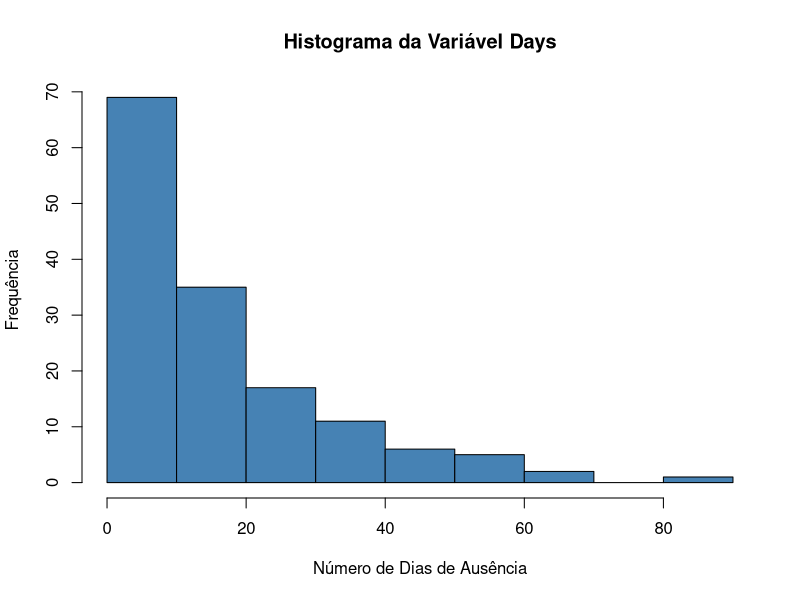
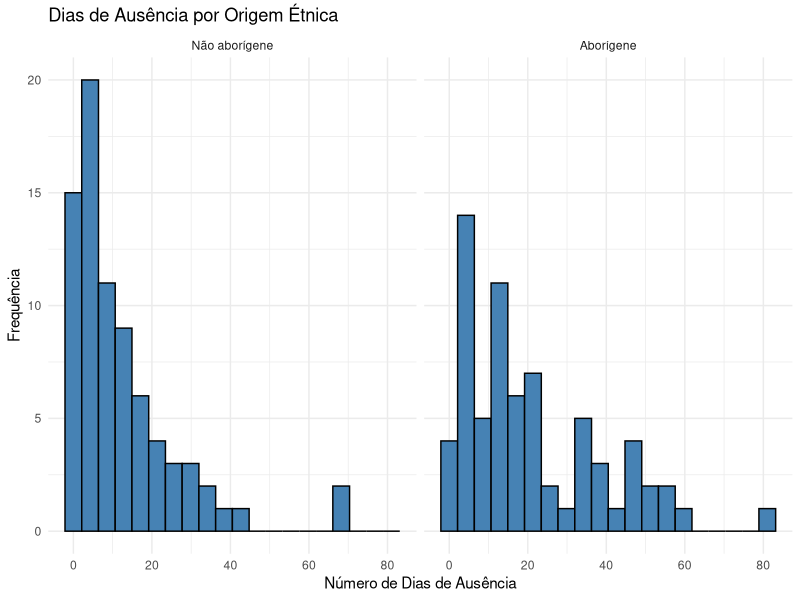
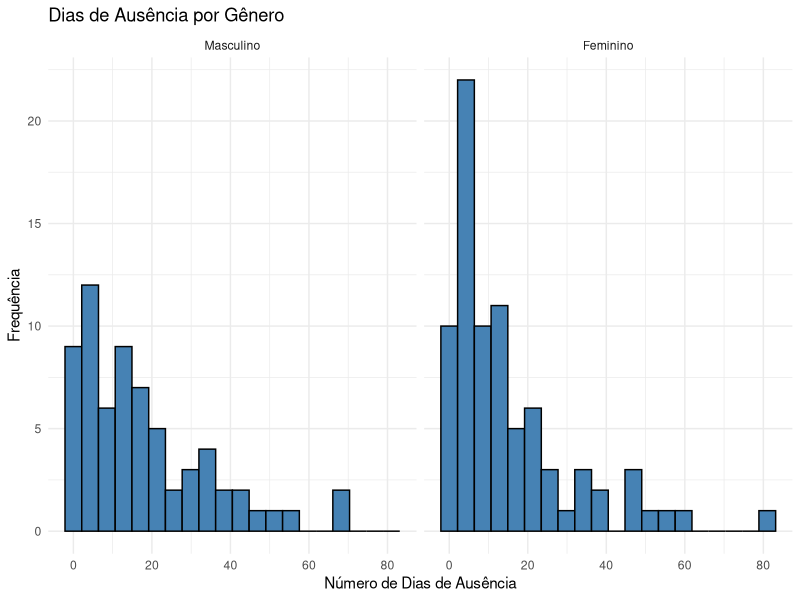
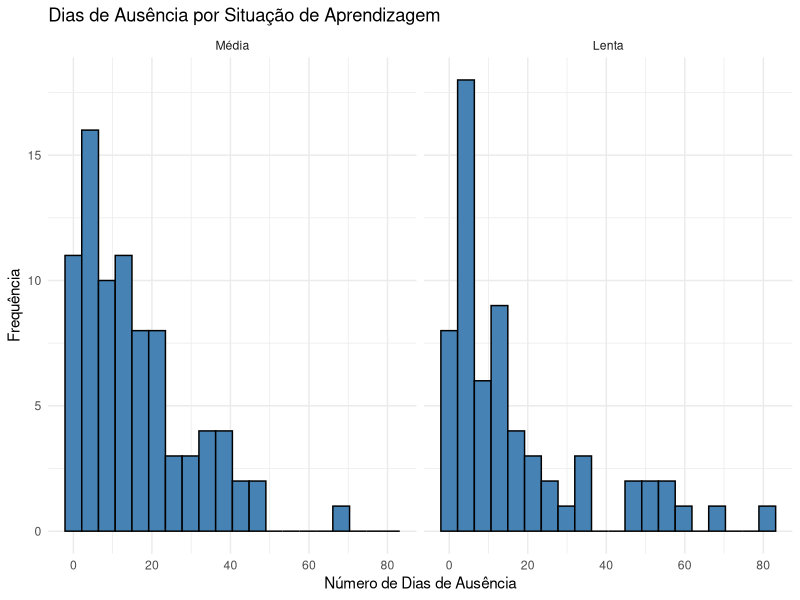
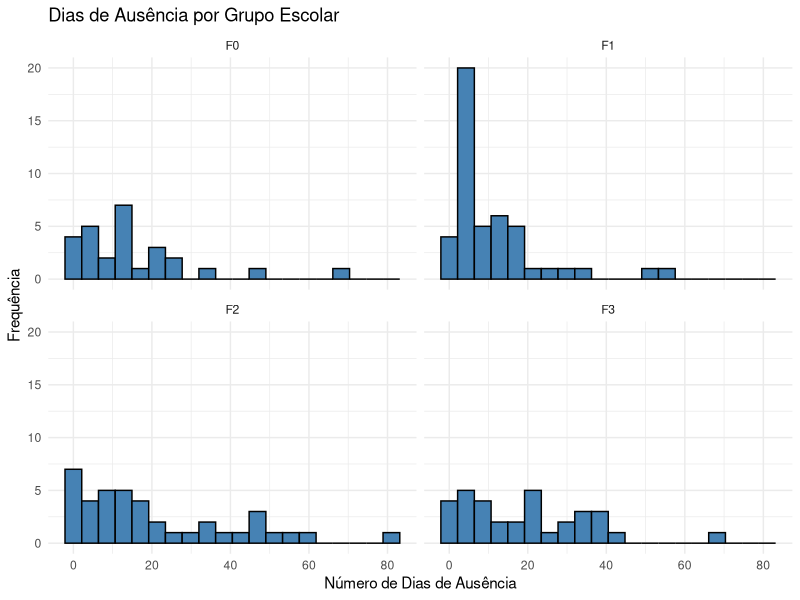
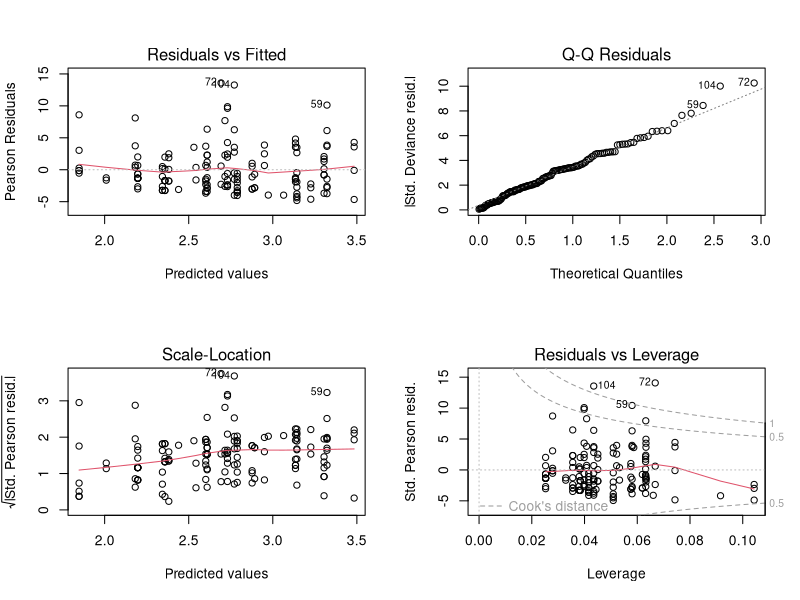
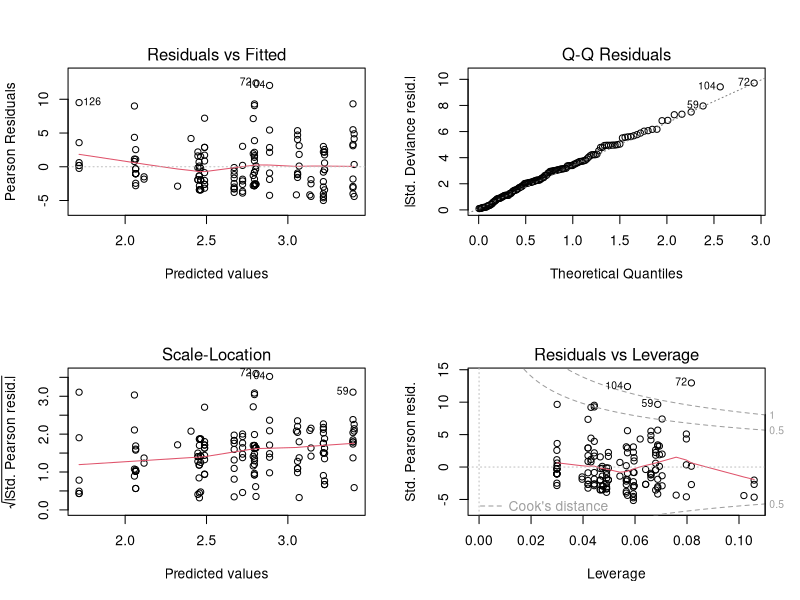
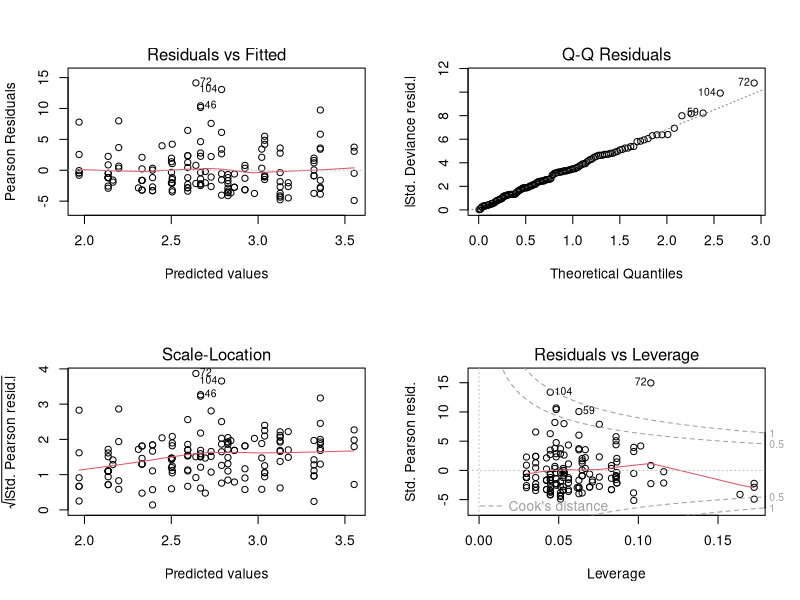

Here is the R script that generated these plots, in order: (Note: this script raises an error after producing the figures.)
# avaliacao 1 - Regressão 2

# Ana Rosa

rm(list=ls())
library(MASS)
library(ggplot2)
library(dplyr)

# Seção A
# pegando dados quine do pacote MASS

data("quine")
df_quine <- quine
head(df_quine)

# valores nulos, ausentes

sum(is.na(df_quine))

table(df_quine$Eth)
table(df_quine$Sex)
table(df_quine$Age)
table(df_quine$Lrn)

# aplicando encoding na variavel ordinal Age
df_quine$Age <- relevel(factor(df_quine$Age,
                               levels = c("F0","F1","F2","F3")), 
                        ref = "F0")

# categorias de referencia

df_quine$Eth <- relevel(factor(df_quine$Eth), ref = "N")
df_quine$Sex <- relevel(factor(df_quine$Sex), ref = "M")
df_quine$Lrn <- relevel(factor(df_quine$Lrn), ref = "AL")

# Seção B

# tabela days
summary(df_quine$Days)

# frequencia de Days
table(df_quine$Days)

# distribuicao de Days

hist(
  df_quine$Days,
  main = "Histograma da Variável Days",
  xlab = "Número de Dias de Ausência",
  ylab = "Frequência",
  col = "steelblue",
  border = "black"
)

# proporcao de zeros de Days
prop_zeros <- count(df_quine[df_quine$Days == 0,])*100/length(df_quine$Days)
paste0("A proporção de zeros da tabela é ", round(prop_zeros,3), "%")

# funcao para retornar histograma por níveis de variáveis e estatísticas

analise_nivel <- function(coluna, niveis, nome_coluna){
  var <- rlang::sym(coluna)
  plot <- ggplot(df_quine, aes(x = Days)) +
    geom_histogram(
      bins = 20,
      fill = "steelblue",
      color = "black"
    ) +
    facet_wrap(facets = rlang::as_name(var), 
               labeller = as_labeller(niveis)
    )+
    labs(
      title = paste0("Dias de Ausência por ",nome_coluna),
      x = "Número de Dias de Ausência",
      y = "Frequência"
    ) +
    theme_minimal()
  
  estats <- df_quine %>%
    group_by(!!var) %>%
    summarise(
      Mediana = median(Days),
      Media = mean(Days),
      Variancia = var(Days),
      Tamanho = n()
    )
  print(estats)
  return(plot)
}

# distribuicao de Days por Níveis de Eth

analise_nivel("Eth",niveis=c(A = "Aborígene",N = "Não aborígene"), nome_coluna = "Origem Étnica")

# distribuicao de Days por Níveis de Sex

analise_nivel("Sex",niveis=c(F = "Feminino",M = "Masculino"), nome_coluna = "Gênero")

# distribuicao de Days por Níveis de Lrn

analise_nivel("Lrn",niveis=c(AL = "Média",SL = "Lenta"), nome_coluna = "Situação de Aprendizagem")

# distribuicao de Days por Níveis de Age

analise_nivel("Age",niveis=c(F0 = "F0",F1 = "F1",F2 = "F2",F3 = "F3"), nome_coluna = "Grupo Escolar")

# seção D

formula_m0 <- as.formula(
  "Days ~ 1"
)

formula_m1 <- as.formula(
  "Days ~ Eth + Sex + Age + Lrn"
)
formula_m2 <- as.formula(
  "Days ~ Eth + Sex + Age + Lrn + Eth*Sex"
)
formula_m3 <- as.formula(
  "Days ~ Eth + Sex + Age + Lrn + Age*Lrn"
)
formula_m4 <- as.formula(
  "Days ~ Eth + Sex + Age + Lrn + Eth*Age + Age*Lrn"
)

ajuste_m0 <- glm(
  formula = formula_m0,
  family=poisson(link="log"),
  data = df_quine
)

ajuste_m1 <- glm(
  formula = formula_m1,
  family=poisson(link="log"),
  data = df_quine
)
summary(ajuste_m1)

ajuste_m2 <- glm(
  formula = formula_m2,
  family=poisson(link="log"),
  data = df_quine
)
summary(ajuste_m2)

ajuste_m3 <- glm(
  formula = formula_m3,
  family=poisson(link="log"),
  data = df_quine
)
summary(ajuste_m3)

ajuste_m4 <- glm(
  formula = formula_m4,
  family=poisson(link="log"),
  data = df_quine
)
summary(ajuste_m4)

# estimativas do modelo m1
coeficientes <- summary(ajuste_m1)$coefficients
coeficientes
estimativas <- coeficientes[,1]
erro_padrao <- coeficientes[,2]


tabela_estim <- cbind(coeficiente = estimativas, erro_padrao = erro_padrao, confint(ajuste_m1),
      exp(cbind(estimativa = coef(ajuste_m1), confint(ajuste_m1))),
      pvalor = coeficientes[,4])

tabela_estim

for (i in 1:nrow(tabela_estim)) {
  cat(rownames(tabela_estim)[i], " & ",
      paste(round(tabela_estim[i, ], 4), collapse = " & "),
      " \\\\\n", sep = "")
}

anova(ajuste_m1, test = "Chisq")
anova(ajuste_m1, test = "LRT")

variaveis <- colnames(df_quine)[seq(1:4)]
for (variavel in variaveis){
  modelo_reduzido <- update(
    ajuste_m1,
    as.formula(paste(". ~ . -", variavel))
  )
  print(paste("Testando significancia global da variavel: ",variavel))
  print(anova(modelo_reduzido, ajuste_m1, test = "LRT"))
}

anova(modelo_reduzido, ajuste_m1, test = "LRT")

# verificando significancia da interacao origem etnica x genero

anova(ajuste_m1, ajuste_m2, test="LRT")

# verificando significancia da interacao grupo escolar x situacao de aprendizagem

anova(ajuste_m1, ajuste_m3, test="LRT")

# verificando significancia das interacoes origem etnica x grupo escolar e grupo escolar x aprendizagem

anova(ajuste_m1, ajuste_m4, test="LRT")

# vendo significancia de cada interacao
# sem a interação etnia x grupo escolar
m4_sem_interacao1 <- update(
  ajuste_m4,
  . ~ . - Eth*Age
)

# sem a interação grupo escolar x aprendizagem
m4_sem_interacao2 <- update(
  ajuste_m4,
  . ~ . - Age * Lrn
)

anova(m4_sem_interacao1, ajuste_m4, test = "LRT")

anova(m4_sem_interacao2, ajuste_m4, test = "LRT")


# AIC 

tabela_selecao <- data.frame(
  Modelo = c("M0","M1","M2","M3","M4"),
  AIC = c(AIC(ajuste_m0),AIC(ajuste_m1),AIC(ajuste_m2),AIC(ajuste_m3),AIC(ajuste_m4))
)
aic_min = min(tabela_selecao$AIC)
tabela_selecao$AIC_j = tabela_selecao$AIC - aic_min
tabela_selecao$pesos_akaike = exp(-tabela_selecao$AIC_j/2)/(sum(exp(-tabela_selecao$AIC_j/2)))
tabela_selecao

# plots dos ajustes

par(mfrow = c(2,2))
plot(ajuste_m1)
plot(ajuste_m2)
plot(ajuste_m3)
plot(ajuste_m4)



r_dev <-residuals(ajuste_m4, type = "deviance")
r_pear <-residuals(ajuste_m4, type = "pearson")
mu_hat <-fitted(ajuste_m4)
phi_P <-sum(r_pear^2) / df.residual(ajuste_m4)
phi_P
plot(ajuste_m4)

par(mfrow=c(1,1))
plot(mu_hat, r_dev, xlab = "Valores ajustados",
     ylab = "Residuos de desvio")
abline(h = 0, lty = 2)


set.seed(1234)
F_inf <-ppois(df_quine$Days - 1, lambda = mu_hat)
F_sup <-ppois(df_quine$Days, lambda = mu_hat)
u <-runif(nrow(df_quine), F_inf, F_sup)
r_q <-qnorm(u)
par(mfrow=c(1,3))
qqnorm(r_q)
qqline(r_q, col = 2, lwd = 2)
plot(mu_hat, r_q, xlab = "Valores ajustados",
     ylab = "Residuos quantilicos")
abline(h = 0, lty = 2)

fit.model = ajuste_m4
X <-model.matrix(fit.model)
n <-nrow(X)
p <-ncol(X)
w <-fit.model$weights
W <-diag(w)
# erro aqui no H, falta de uma combinacao entre age e lrn
H <-solve(t(X)%*%W%*%X)
H <-sqrt(W)%*%X%*%H%*%t(X)%*%sqrt(W)
h <-diag(H)
ts <-resid(fit.model,type="pearson")*sqrt(1/(1-h))
td <-resid(fit.model,type="deviance")*sqrt(1/(1-h))
di <-(h/(1-h))*(ts^2)

plot(di,xlab="Indice", ylab="Distancia de Cook", pch=16, ylim=c(0,3), type="h")
cut = mean(di) + 4*sd(di)
abline(cut,0,lty=2,col="red")


# erro com o modelo m4
table(df_quine$Eth, df_quine$Age)
table(df_quine$Lrn, df_quine$Age)

# era uma interação entre age e lrn que esta com frequencia zero

alias(ajuste_m4)

# vendo se removendo a interação age e lrn melhora

formula_m4_corrigida <- Days ~ Eth + Sex + Age + Lrn + Eth*Age

ajuste_m4_corrigido <- glm(
  formula_m4_corrigida,
  family = poisson(link = "log"),
  data = df_quine
)
AIC(
  ajuste_m1,
  ajuste_m2,
  ajuste_m3,
  ajuste_m4_corrigido
)

tabela_selecao_corrig <- data.frame(
  Modelo = c("M0","M1","M2","M3","M4 Corrigido"),
  AIC = c(AIC(ajuste_m0),AIC(ajuste_m1),AIC(ajuste_m2),AIC(ajuste_m3),AIC(ajuste_m4_corrigido))
)
aic_min = min(tabela_selecao_corrig$AIC)
tabela_selecao_corrig$AIC_j = tabela_selecao_corrig$AIC - aic_min
tabela_selecao_corrig$pesos_akaike = exp(-tabela_selecao_corrig$AIC_j/2)/(sum(exp(-tabela_selecao_corrig$AIC_j/2)))
tabela_selecao_corrig

par(mfrow = c(2,2))
plot(ajuste_m4_corrigido)


r_dev <-residuals(ajuste_m4_corrigido, type = "deviance")
r_pear <-residuals(ajuste_m4_corrigido, type = "pearson")
mu_hat <-fitted(ajuste_m4_corrigido)
phi_P <-sum(r_pear^2) / df.residual(ajuste_m4_corrigido)
phi_P

par(mfrow=c(1,1))
plot(mu_hat, r_dev, xlab = "Valores ajustados",
     ylab = "Residuos de desvio")
abline(h = 0, lty = 2)


set.seed(1234)
F_inf <-ppois(df_quine$Days - 1, lambda = mu_hat)
F_sup <-ppois(df_quine$Days, lambda = mu_hat)
u <-runif(nrow(df_quine), F_inf, F_sup)
r_q <-qnorm(u)
par(mfrow=c(1,2))
qqnorm(r_q)
qqline(r_q, col = 2, lwd = 2)
plot(mu_hat, r_q, xlab = "Valores ajustados",
     ylab = "Residuos quantilicos")
abline(h = 0, lty = 2)


fit.model = ajuste_m4_corrigido
X <-model.matrix(fit.model)
n <-nrow(X)
p <-ncol(X)
w <-fit.model$weights
W <-diag(w)
H <-solve(t(X)%*%W%*%X)
H <-sqrt(W)%*%X%*%H%*%t(X)%*%sqrt(W)
h <-diag(H)
ts <-resid(fit.model,type="pearson")*sqrt(1/(1-h))
td <-resid(fit.model,type="deviance")*sqrt(1/(1-h))
di <-(h/(1-h))*(ts^2)
par(mfrow=c(1,1))
plot(di,xlab="Indice", ylab="Distancia de Cook", pch=16, ylim=c(0,10), type="h")
cut = mean(di) + 4*sd(di)
abline(cut,0,lty=2,col="red")

# numero medio de faltas por perfis de estudantes

modelo_selecionado = ajuste_m4_corrigido

# estimativas do modelo selecionado
coeficientes <- summary(modelo_selecionado)$coefficients
coeficientes
estimativas <- coeficientes[,1]
erro_padrao <- coeficientes[,2]


tabela_estim <- cbind(coeficiente = estimativas, erro_padrao = erro_padrao, confint(modelo_selecionado),
                      exp(cbind(estimativa = coef(modelo_selecionado), confint(modelo_selecionado))),
                      pvalor = coeficientes[,4])

tabela_estim

for (i in 1:nrow(tabela_estim)) {
  cat(rownames(tabela_estim)[i], " & ",
      paste(round(tabela_estim[i, ], 4), collapse = " & "),
      " \\\\\n", sep = "")
}


# perfil 1: estudante aborigene mulher no grupo escolar F3

novo_dado <- data.frame(
  Eth = "A",
  Sex = "F",
  Age = "F3",
  Lrn = "AL"
)

pred <- predict.glm(modelo_selecionado, newdata = novo_dado, se.fit=TRUE)

data.frame(
  media = exp(pred$fit),
  limite_inferior = exp(pred$fit - 1.96 * pred$se.fit),
  limite_superior = exp(pred$fit + 1.96 * pred$se.fit)
)

# perfil 2: estudante nao-aborigene mulher no grupo escolar F3

novo_dado <- data.frame(
  Eth = "N",
  Sex = "F",
  Age = "F3",
  Lrn = "AL"
)

pred <- predict.glm(modelo_selecionado, newdata = novo_dado, se.fit=TRUE)

data.frame(
  media = exp(pred$fit),
  limite_inferior = exp(pred$fit - 1.96 * pred$se.fit),
  limite_superior = exp(pred$fit + 1.96 * pred$se.fit)
)

# perfil 3: estudante aborigene homem com aprendizagem lenta

novo_dado <- data.frame(
  Eth = "A",
  Sex = "M",
  Age = "F3",
  Lrn = "SL"
)

pred <- predict.glm(modelo_selecionado, newdata = novo_dado, se.fit=TRUE)

data.frame(
  media = exp(pred$fit),
  limite_inferior = exp(pred$fit - 1.96 * pred$se.fit),
  limite_superior = exp(pred$fit + 1.96 * pred$se.fit)
)


# perfil 4: estudante homem no grupo escolar F3 com aprendizagem lenta
novo_dado <- data.frame(
  Eth = "N",
  Sex = "M",
  Age = "F3",
  Lrn = "SL"
)

pred <- predict.glm(modelo_selecionado, newdata = novo_dado, se.fit=TRUE)

data.frame(
  preds = pred,
  media = exp(pred$fit),
  limite_inferior = exp(pred$fit - 1.96 * pred$se.fit),
  limite_superior = exp(pred$fit + 1.96 * pred$se.fit)
)

library(emmeans)
emm <- emmeans(modelo_selecionado, ~Eth | Age + Lrn + Sex)
summary(emm, type = "response")

pairs(emm, adjust = "tukey", type = "response")

emm <- emmeans(modelo_selecionado, ~Eth)
summary(emm, type = "response")

pairs(emm, adjust = "tukey", type = "response")

# seção E

# dispersao de pearson

phi_P <-sum(residuals(modelo_selecionado, type = "pearson")^2) / df.residual(modelo_selecionado)
phi_P

# dispersao baseada no desvio

phi_D <- deviance(modelo_selecionado) / df.residual(modelo_selecionado)
phi_D

# proporção de zeros do modelo

prop_zeros
faltas <- 0
mu_hat <- fitted(modelo_selecionado)
prop_zeros_modelo <- sum(exp(-mu_hat))*100/length(df_quine$Days)

paste0("A proporção de zeros da tabela é ", round(prop_zeros,3), "%")
paste0("A proporção de zeros do modelo é ", round(prop_zeros_modelo,3), "%")

# ajustando quase-poisson e binomial negativa
# Erros-padrao ajustados, mesma funcao media
fit_QP <-glm(formula_m4_corrigida,
             family = quasipoisson(link = "log"),
             data = df_quine)
# Variancia quadratica na media
fit_NB <-MASS::glm.nb(formula_m4_corrigida,
                      data = df_quine)

summary(fit_QP)
summary(fit_NB)
summary(modelo_selecionado)

coeficientes <- summary(fit_QP)$coefficients
coeficientes
estimativas <- coeficientes[,1]
erro_padrao <- coeficientes[,2]
# razoes de medias
cbind(coeficiente = estimativas, erro_padrao = erro_padrao, confint(fit_QP),
      exp(cbind(estimativa = coef(fit_QP), confint(fit_QP))),
      pvalor = coeficientes[,4])

coeficientes <- summary(fit_NB)$coefficients
coeficientes
estimativas <- coeficientes[,1]
erro_padrao <- coeficientes[,2]
# razoes de medias
cbind(coeficiente = estimativas, erro_padrao = erro_padrao, confint(fit_NB),
      exp(cbind(estimativa = coef(fit_NB), confint(fit_NB))),
      pvalor = coeficientes[,4])

anova(fit_QP, test = "LRT")
anova(fit_NB, test = "LRT")

c(
  dispersao_Pearson = phi_P,
  dispersao_deviance = phi_D,
  theta_NB = fit_NB$theta
)

novos <-expand.grid(
  Eth = levels(df_quine$Eth),
  Sex = levels(df_quine$Sex),
  Age = levels(df_quine$Age),
  Lrn = levels(df_quine$Lrn)
)
novos$Poisson <-predict(
  modelo_selecionado, newdata = novos, type = "response"
)
novos$Quase_Poisson <-predict(
  fit_QP, newdata = novos, type = "response"
)
novos$Binomial_negativa <-predict(
  fit_NB, newdata = novos, type = "response"
)
novos


par(mfrow = c(2, 2))
plot(
  fitted(modelo_selecionado),
  residuals(modelo_selecionado, type = "deviance"),
  main = "Poisson",
  xlab = "Valores ajustados",
  ylab = "Residuos de desvio"
)
abline(h = 0, lty = 2)
plot(
  fitted(fit_NB),
  residuals(fit_NB, type = "deviance"),
  main = "Binomial negativa",
  xlab = "Valores ajustados",
  ylab = "Residuos de desvio"
)
abline(h = 0, lty = 2)

n <- length(df_quine$Lrn)
plot(cooks.distance(modelo_selecionado), type = "h")
abline(
  h = 4/n,
  col = "red",
  lty = 2
)
plot(cooks.distance(fit_NB), type = "h")
abline(
  h = 4/n,
  col = "red",
  lty = 2
)

# residuos
par(mfrow = c(2,2))
plot(modelo_selecionado)
plot(fit_QP)
plot(fit_NB)

# Resíduos
r_dev <- residuals(fit_NB, type = "deviance")
r_pear <- residuals(fit_NB, type = "pearson")

# Valores ajustados
mu_hat <- fitted(fit_NB)

# Dispersão de Pearson
phi_P <- sum(r_pear^2) / df.residual(fit_NB)
phi_P

# Resíduos quantílicos aleatorizados
set.seed(1234)
theta <- fit_NB$theta

F_inf <- pnbinom(df_quine$Days - 1,mu = mu_hat,size = theta)
F_sup <- pnbinom(df_quine$Days,mu = mu_hat,size = theta)
u <- runif(nrow(df_quine), F_inf, F_sup)
r_q <- qnorm(u)
# Gráficos dos resíduos quantílicos
par(mfrow = c(1, 2))
qqnorm(
  r_q,
  main = "QQ-plot dos resíduos quantílicos"
)
qqline(r_q, col = 2, lwd = 2)
plot(
  mu_hat, r_q,
  xlab = "Valores ajustados",
  ylab = "Resíduos quantílicos"
)

abline(h = 0, lty = 2)


B <- 10000
n <- length(df_quine$Eth)
# Simulações sob o modelo ajustado
res_sim <- matrix(NA, nrow = n, ncol = B)

for (b in 1:B) {
  
  y_sim <- rnbinom(
    n,
    mu = mu_hat,
    size = theta
  )
  
  F_inf_sim <- pnbinom(
    y_sim - 1,
    mu = mu_hat,
    size = theta
  )
  
  F_sup_sim <- pnbinom(
    y_sim,
    mu = mu_hat,
    size = theta
  )
  
  u_sim <- runif(n, F_inf_sim, F_sup_sim)
  
  res_sim[, b] <- sort(qnorm(u_sim))
}


# Envelope
lim_inf <- apply(res_sim, 1, quantile, probs = 0.025)
lim_sup <- apply(res_sim, 1, quantile, probs = 0.975)

par(mfrow = c(1, 1))
# QQ-plot
qq_teorico <- qnorm(ppoints(n))

plot(
  qq_teorico,
  sort(r_q),
  xlab = "Quantis teóricos normais",
  ylab = "Resíduos quantílicos",
  main = "QQ-plot com envelope de 95% - Modelo Binomial Negativa",
  pch = 19
)

polygon(
  c(qq_teorico, rev(qq_teorico)),
  c(lim_inf, rev(lim_sup)),
  col = adjustcolor("gray", alpha.f = 0.4),
  border = NA
)

points(qq_teorico, sort(r_q), pch = 19)
abline(0, 1, col = "red", lwd = 2)

# fazendo analise de sensibilidade
observacoes <- c(36,72,104)
resultados_sens <- data.frame()
fits_analise <- c()
result_selecao <- data.frame()
for (obs in observacoes) {

  # Remover a observação
  df_temp <- df_quine[-obs, ]

  fits_analise[[obs]] <- glm(
    formula_m4_corrigida,
    family = poisson(link = "log"),
    data = df_temp
  )
  # pegando estimativas
  coeficientes <- summary(fits_analise[[obs]])$coefficients
  coeficientes
  estimativas <- coeficientes[,1]
  erro_padrao <- coeficientes[,2]


  tabela_estim <- cbind(coeficiente = estimativas, erro_padrao = erro_padrao, confint(fits_analise[[obs]]),
                        exp(cbind(estimativa = coef(fits_analise[[obs]]), confint(fits_analise[[obs]]))),
                        pvalor = coeficientes[,4])


  df_analise_sens <- as.data.frame(tabela_estim)
  df_analise_sens$observacao_removida <- obs
  resultados_sens <- rbind(resultados_sens, df_analise_sens)

  selecao <- data.frame(
    observacao_removida = obs,
    AIC = AIC(fits_analise[[obs]]))
  result_selecao <- rbind(result_selecao, selecao)
}
View(resultados_sens)

result_selecao
aic_min = min(result_selecao$AIC)
result_selecao$AIC_j = result_selecao$AIC - aic_min
result_selecao$pesos_akaike = exp(-result_selecao$AIC_j/2)/(sum(exp(-result_selecao$AIC_j/2)))
result_selecao

fit.model = fits_analise[[72]]
X <-model.matrix(fit.model)
n <-nrow(X)
p <-ncol(X)
w <-fit.model$weights
W <-diag(w)
H <-solve(t(X)%*%W%*%X)
H <-sqrt(W)%*%X%*%H%*%t(X)%*%sqrt(W)
h <-diag(H)
ts <-resid(fit.model,type="pearson")*sqrt(1/(1-h))
td <-resid(fit.model,type="deviance")*sqrt(1/(1-h))
di <-(h/(1-h))*(ts^2)
par(mfrow=c(1,1))
plot(di,xlab="Indice", ylab="Distancia de Cook", pch=16, ylim=c(0,15), type="h")
cut = mean(di) + 4*sd(di)
abline(cut,0,lty=2,col="red")

# removendo 72 e 104 em conjunto

df_temp <- df_quine[-c(72,104,36), ]

fits_analise[["conjunto_72_104_36"]] <- glm(
  formula_m4_corrigida,
  family = poisson(link = "log"),
  data = df_temp
)
# pegando estimativas
coeficientes <- summary(fits_analise[["conjunto_72_104_36"]])$coefficients
coeficientes
estimativas <- coeficientes[,1]
erro_padrao <- coeficientes[,2]


tabela_estim <- cbind(coeficiente = estimativas, erro_padrao = erro_padrao, confint(fits_analise[["conjunto_72_104_36"]]),
                      exp(cbind(estimativa = coef(fits_analise[["conjunto_72_104_36"]]), confint(fits_analise[["conjunto_72_104_36"]]))),
                      pvalor = coeficientes[,4])


AIC(fits_analise[["conjunto_72_104_36"]])

# vendo distancia de cook

fit.model = fits_analise[["conjunto_72_104_36"]]
X <-model.matrix(fit.model)
n <-nrow(X)
p <-ncol(X)
w <-fit.model$weights
W <-diag(w)
H <-solve(t(X)%*%W%*%X)
H <-sqrt(W)%*%X%*%H%*%t(X)%*%sqrt(W)
h <-diag(H)
ts <-resid(fit.model,type="pearson")*sqrt(1/(1-h))
td <-resid(fit.model,type="deviance")*sqrt(1/(1-h))
di <-(h/(1-h))*(ts^2)
par(mfrow=c(1,1))
plot(di,xlab="Indice", ylab="Distancia de Cook", pch=16, ylim=c(0,8), type="h")
cut = mean(di) + 4*sd(di)
abline(cut,0,lty=2,col="red")


# estimativas do modelo m4
coeficientes <- summary(ajuste_m4_corrigido)$coefficients
coeficientes
estimativas <- coeficientes[,1]
erro_padrao <- coeficientes[,2]


tabela_estim <- cbind(coeficiente = estimativas, erro_padrao = erro_padrao, confint(ajuste_m4_corrigido),
                      exp(cbind(estimativa = coef(ajuste_m4_corrigido), confint(ajuste_m4_corrigido))),
                      pvalor = coeficientes[,4])

tabela_estim


# validação cruzada


set.seed(1234)
V <- 10
fold <- sample(rep(1:V, length.out = nrow(df_quine)))
pred_cv <- rep(NA_real_, nrow(df_quine))
df_result_fold <- data.frame()
for (v in 1:V) {
  treino <- df_quine[fold != v, ]
  validacao <- df_quine[fold == v, ]
  ajuste_poisson <- glm(formula_m4_corrigida,
                        family = poisson(link = "log"),
                        data = treino)
  ajuste_qp <- glm(formula_m4_corrigida,
                   family = quasipoisson(link = "log"),
                   data = treino)
  ajuste_nb <- MASS::glm.nb(formula_m4_corrigida,
                           data = treino)
  
  
  df_fold <- data.frame(
    fold = v,
    pred_poi = predict(ajuste_poisson,
                       newdata = validacao,type = "response"),
    pred_qp = predict(ajuste_qp,
                       newdata = validacao,type = "response"),
    pred_nb = predict(ajuste_nb,
                       newdata = validacao,type = "response")
  )
  df_result_fold <- rbind(df_result_fold, df_fold)
  
}

df_result_fold

y <- df_quine$Days
mu_poi <- df_result_fold$pred_poi
mu_qp <- df_result_fold$pred_qp
mu_nb <- df_result_fold$pred_nb

erro_poi <- y - mu_poi
erro_qp <- y - mu_qp
erro_nb <- y - mu_nb

termo_poi <- ifelse(y == 0,0,y*log(y/mu_poi))
termo_qp <- ifelse(y == 0,0,y*log(y/mu_qp))
termo_nb <- ifelse(y == 0,0,y*log(y/mu_nb))

desvio_cv_poi <- 2*sum(termo_poi-(y - mu_poi))
desvio_medio_poi <- desvio_cv_poi/length(y)

desvio_cv_qp <- 2*sum(termo_qp-(y - mu_qp))
desvio_medio_qp <- desvio_cv_qp/length(y)

desvio_cv_nb <- 2*sum(termo_nb-(y - mu_nb))
desvio_medio_nb <- desvio_cv_nb/length(y)

desvio_medio_poi
desvio_medio_qp
desvio_medio_nb
  
MAE <- mean(abs(erro_poi))
RMSE <- sqrt(mean(erro_poi^2))
c(MAE = MAE, RMSE = RMSE)

MAE <- mean(abs(erro_qp))
RMSE <- sqrt(mean(erro_qp^2))
c(MAE = MAE, RMSE = RMSE)


MAE <- mean(abs(erro_nb))
RMSE <- sqrt(mean(erro_nb^2))
c(MAE = MAE, RMSE = RMSE)

# residuos dos modelos

# dispersao de pearson

phi_P <-sum(residuals(modelo_selecionado, type = "pearson")^2) / df.residual(modelo_selecionado)
phi_P

# dispersao baseada no desvio

phi_D <- deviance(modelo_selecionado) / df.residual(modelo_selecionado)
phi_D

# quase-poisson
# dispersao de pearson

phi_P <-sum(residuals(ajuste_qp, type = "pearson")^2) / df.residual(ajuste_qp)
phi_P

# dispersao baseada no desvio

phi_D <- deviance(ajuste_qp) / df.residual(ajuste_qp)
phi_D

# binomial negativa
# dispersao de pearson

phi_P <-sum(residuals(ajuste_nb, type = "pearson")^2) / df.residual(ajuste_nb)
phi_P

# dispersao baseada no desvio

phi_D <- deviance(ajuste_nb) / df.residual(ajuste_nb)
phi_D

# comparação com a binomial negativa

emm <- emmeans(ajuste_nb, ~Eth)
summary(emm, type = "response")

pairs(emm, adjust = "tukey", type = "response")

emm <- emmeans(ajuste_nb, ~Sex)
summary(emm, type = "response")

pairs(emm, adjust = "tukey", type = "response")
